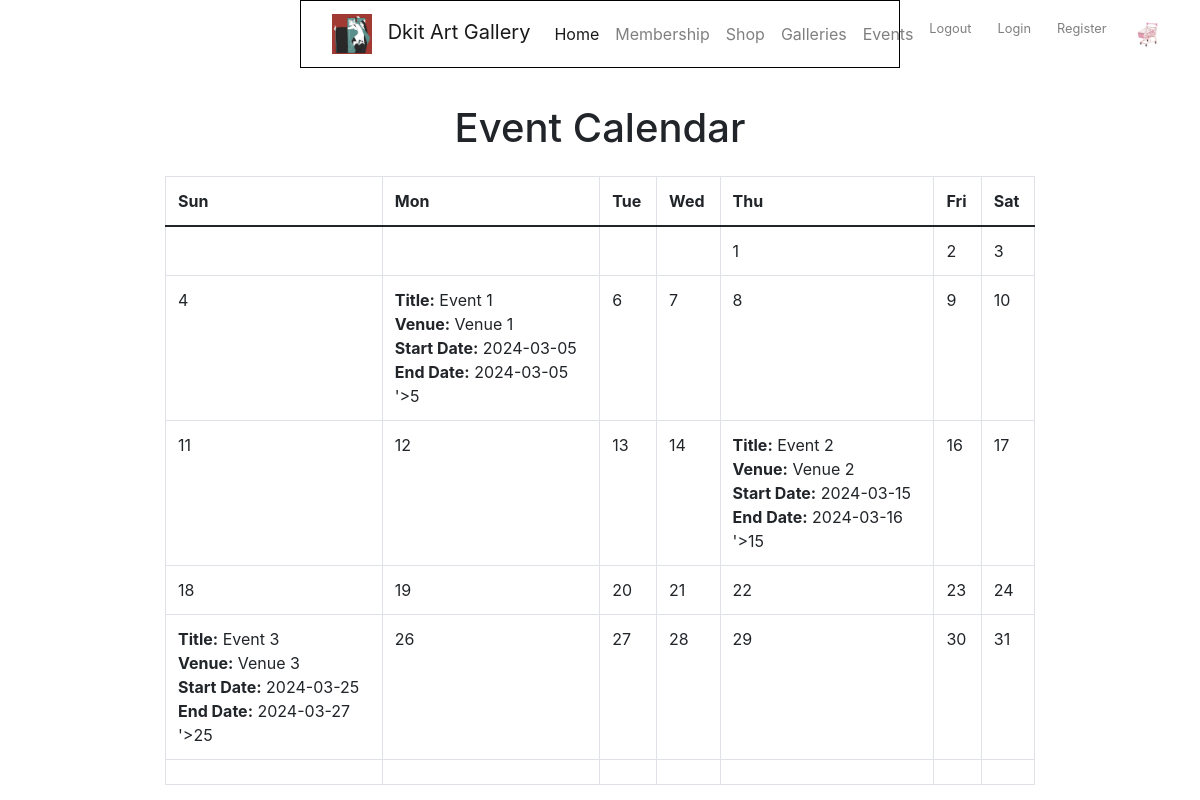
Screenshot of /view/event.php with the database file from the repository.
### tables this page shows
CREATE TABLE `event` (
  `id` int(11) NOT NULL,
  `title` varchar(50) NOT NULL,
  `venue` varchar(500) NOT NULL,
  `start_date` date NOT NULL,
  `end_date` date NOT NULL,
  `month` int(11) NOT NULL
);

### model/displayEvent.php (called while the page is built)
<?php
require_once 'databaseConnection.php';
function getEvents() {
    global $db;
    $events = [];
    try {
        $query = "SELECT * FROM event";
        $stmt = $db->prepare($query);
        $stmt->execute();
        $events = $stmt->fetchAll(PDO::FETCH_ASSOC);
    } catch (PDOException $e) {
        echo "Error: " . $e->getMessage();
    }
    return $events;
}
?>

### view/event.php (the view, shortened to what this page needs)
<?php
include "../view/nav.php";
include'../view/header.php';
require_once '../model/displayEvent.php';
$month = isset($month) ? $month : date('m');
$year = isset($year) ? $year : date('Y');
$events = getEvents();
?>
</head>
<body>
<div class="container">
    <h1 class="text-center mt-5 mb-4">Event Calendar</h1>
    <div class="row justify-content-center">
        <div class="col-md-10">
            <table id="calendarTable" class="table table-bordered calendar">
                <thead>
                <tr>
                    <th>Sun</th>
                    <th>Mon</th>
                    <th>Tue</th>
                    <th>Wed</th>
                    <th>Thu</th>
                    <th>Fri</th>
                    <th>Sat</th>
                </tr>
                </thead>
                <tbody>
                <?php
                $numDays = date('t', mktime(0, 0, 0, $month, 1, $year));
                $firstDay = date('N', mktime(0, 0, 0, $month, 1, $year));
                echo "<tr>";
                for ($i = 1; $i < $firstDay; $i++) {
                    echo '<td></td>';
                }
                for ($day = 1; $day <= $numDays; $day++) {
                    $event_found = false;
                    $event_info = "";
                    foreach ($events as $event) {
                        $event_date = date('d', strtotime($event['start_date']));
                        if ($event_date == $day) {
                            $event_info .= "<div class='event-details'>";
                            $event_info .= "<strong>Title:</strong> {$event['title']}<br>";
                            $event_info .= "<strong>Venue:</strong> {$event['venue']}<br>";
                            $event_info .= "<strong>Start Date:</strong> {$event['start_date']}<br>";
                            $event_info .= "<strong>End Date:</strong> {$event['end_date']}<br>";
                            $event_info .= "</div>";
                            $event_found = true;
                            break;
                        }
                    }
                    if (!$event_found) {
                        $event_info = "";
                    }
                    echo "<td class='calendar-day' data-toggle='tooltip' title='" . $event_info . "'>$day</td>";
                    if (date('N', mktime(0, 0, 0, $month, $day, $year)) == 7) {
                        echo '</tr><tr>';
                    }
                }
                $remainingDays = 7 - (date('N', mktime(0, 0, 0, $month, $numDays, $year)) % 7);
                for ($i = 0; $i < $remainingDays; $i++) {
                    echo '<td></td>';
                }
                ?>
        </div>
    </div>
</body>
</html>

### css/nav.css (style rules this page uses)
body { padding-top: 56px; }

### css/homeStyles.css (style rules this page uses)
.container { max-width: 800px; margin: 0 auto; }

### view/event.php (style rules this page uses)
.calendar td { cursor: pointer; }

### rows the page displays
event: title "Event 1", venue "Venue 1", start_date "2024-03-05", end_date "2024-03-05"
event: title "Event 2", venue "Venue 2", start_date "2024-03-15", end_date "2024-03-16"
event: title "Event 3", venue "Venue 3", start_date "2024-03-25", end_date "2024-03-27"
